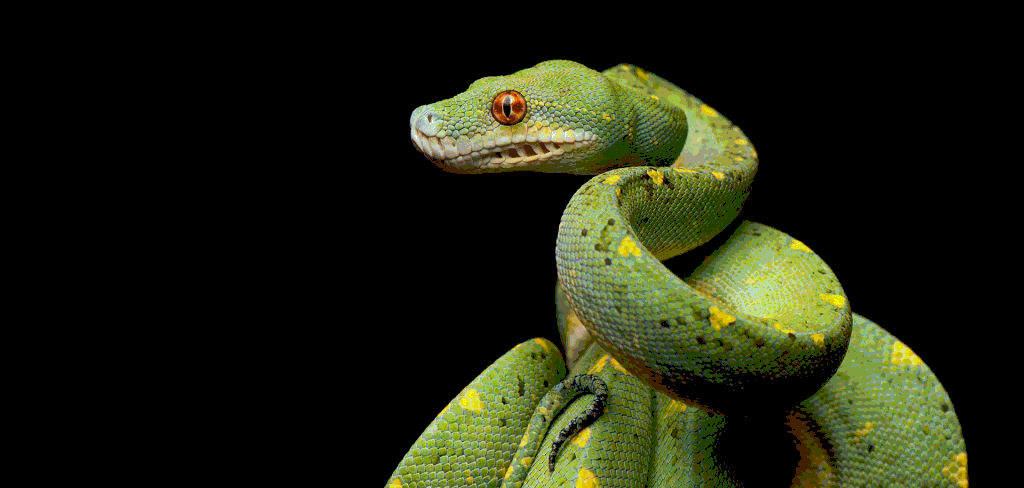
#> input picture ch1/test.bmp, 1024 x 488 px
$ python opencv0105.py
#> lines starting #> are read from the running program, lines starting #| are printed output that depends on the picture
import sys

import cv2


print(cv2.__version__)

img = cv2.imread('test.bmp', cv2.IMREAD_COLOR)
#> img is the input picture: shape (488, 1024, 3); mean B, G, R 15.3, 33.7, 30.2

if img is None:
    print("Image load faild")
    sys.exit()


cv2.namedWindow('image', flags=cv2.WINDOW_FULLSCREEN)
cv2.imshow('image',img)

cv2.imwrite("viper.png", img)

conv_img = cv2.imread('viper.png', cv2.IMREAD_GRAYSCALE)
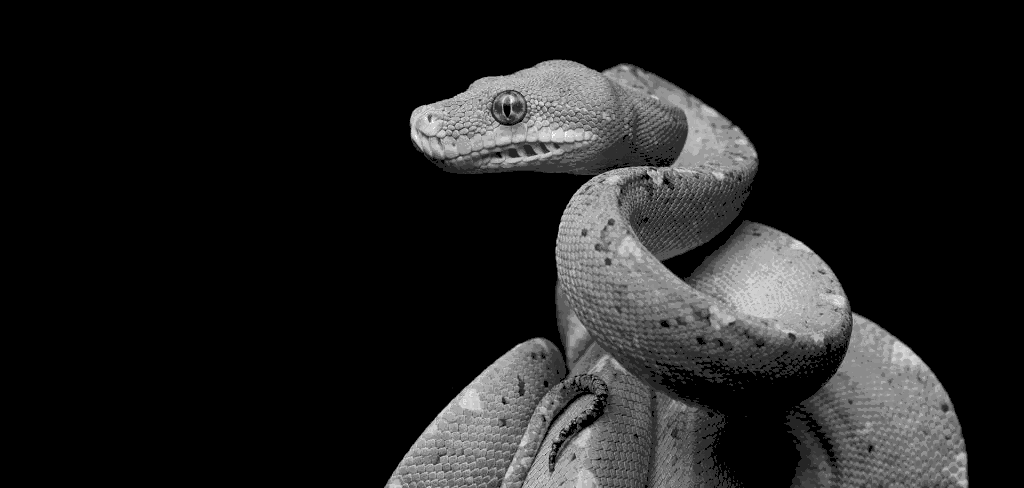
#> conv_img: shape (488, 1024); min 0, max 250, mean 30.5
cv2.namedWindow('image1', flags=cv2.WINDOW_NORMAL)
cv2.imshow('image1',conv_img)


while True:
    if cv2.waitKey() == 27:
#> (key Esc is pressed here)
        break

##key = cv2.waitKey() ##이 함수가 실행되고 끝나야 사진이나 영상 화면에 나타남
## waitKey는 기다릴때 -1 계속 반환 키보드 눌리면 눌린 값 반환
## esc == 27, enter == 13, tab == 9
##print(key) ##waitkey는 키보드 입력값을 asciicode로 return함
## asciicode로 해석하는거 대신 ord('알파벳') 함수로 직접적인 ascii code 몰라도됨

cv2.resizeWindow('image1', 10, 10)  ##애초에 정의된 윈도우가 normalsize로 선언되어 있었어야 함
cv2.moveWindow('image1', 50, 50)

while True:
    if cv2.waitKey() == 27:
#> (key Esc is pressed here)
        break

cv2.destroyAllWindows() ##이거는 비필수 특정함수끝나고 꺼지길 원한다면 그때 넣어주면되는 구문
#############
